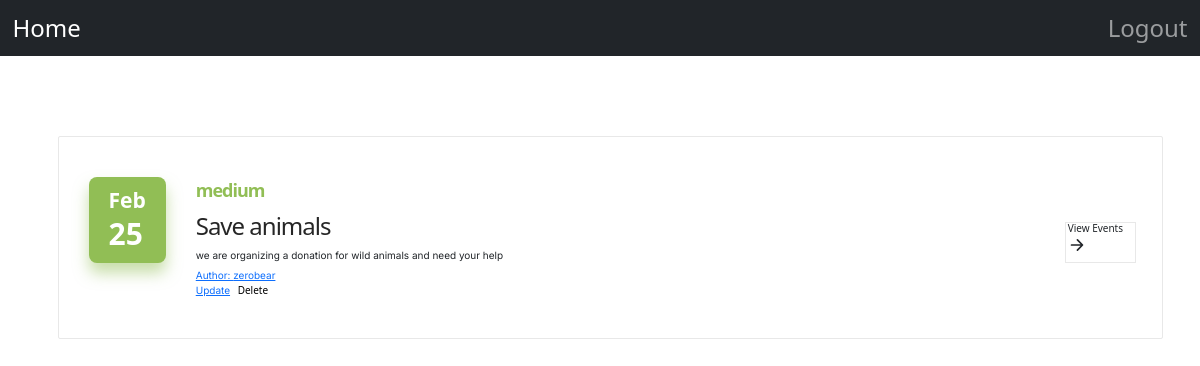
Page /events/4 (signed in) on the committed database.
### donationproject/models.py (models this page shows, shortened)
class event(db.Model):
    id = db.Column(db.Integer, primary_key=True)
    title = db.Column(db.String(50), unique=False, nullable=False)
    author = db.Column(db.String(50), nullable=False)
    description = db.Column(db.Text, nullable=False)
    organization = db.Column(db.String(100), nullable=False)
    creation_date = db.Column(db.DateTime, default=datetime.utcnow)
    user_id = db.Column(db.Integer, db.ForeignKey('user.id'), nullable=False)

### donationproject/routes.py (the view)
@app.route("/events/<int:event_id>", methods=['POST', 'GET'])
@login_required
def event_page(event_id):
    page = request.args.get('page', 1, type=int)
    event_data = event.query.get_or_404(event_id)
    events = event.query.paginate(page=page, per_page=3)  # Assuming 5 events per page
    return render_template("event.html", event=event_data, events=events)

### donationproject/models.py (called while the page is built)
@login_manager.user_loader
def load_user(user_id):
    return user.query.get(int(user_id))

### donationproject/templates/event.html (shortened to what this page needs)
<!DOCTYPE html>
<html lang="en">
<head>
    <link rel="stylesheet" href="{{url_for('static',filename='eventpage.css')}}">
    <link href="https://cdnjs.cloudflare.com/ajax/libs/twitter-bootstrap/5.3.0/css/bootstrap.min.css" rel="stylesheet">
</head>
<body>
    <nav class="navbar navbar-expand-lg navbar-dark bg-dark">
        <div class="container-fluid">
            <div class="collapse navbar-collapse" id="navbarNav">
                <ul class="navbar-nav me-auto">
                    <li class="nav-item">
                        <a class="nav-link active" aria-current="page" href="{{url_for('home')}}">Home</a>
                    </li>
                </ul>
                <ul class="navbar-nav">
                    <li class="nav-item">
                        <a class="nav-link" href="{{url_for('logout')}}">Logout</a>
                    </li>
                </ul>
            </div>
        </div>
    </nav>
    <section class="section event" id="event">
        <div class="container">
            <ul class="event-list">
                <li>
                    <div class="event-card">
                        <time class="card-time" datetime="{{ event.creation_date.strftime('%m-%d') }}">
                            <span class="month">{{ event.creation_date.strftime('%b') }}</span>
                            <span class="date">{{ event.creation_date.strftime('%d') }}</span>
                        </time>
                        <div class="wrapper">
                            <div class="card-content">
                                <p class="card-subtitle">{{ event.organization }}</p>
                                <h3 class="card-title">{{ event.title }}</h3>
                                <p class="card-text">{{ event.description }}</p>
                                <a href="{{ url_for('user_events', username=event.author) }}">
                                    <p class="card-text">Author: {{ event.author }}</p>
                                </a>
                                {% if current_user.username == event.author %}
                                <div class="row">
                                    <div class="col">
                                        <a class="card-text d-inline me-2" href="{{url_for('update_event',event_id=event.id)}}">Update</a>
                                        <button type="button" class="btn-white d-inline" data-bs-toggle="modal" data-bs-target="#DeleteModal">Delete</button>
                                    </div>
                                </div>
                                {% endif %}
                            </div>
                            <button class="btn btn-white">
                                <span>View Events</span>
                                <ion-icon name="arrow-forward" aria-hidden="true" role="img" class="md hydrated"></ion-icon>
                            </button>
                        </div>
                    </div>
                </li>
            </ul>
        </div>
    </section>
</body>
</html>

### donationproject/templates/event.html (style rules this page uses)
.navbar-brand, .nav-link { font-size: 24px; }

### rows in the picture
event: creation_date "Feb", creation_date "25", organization "medium", title "Save animals", description "we are organizing a donation for wild animals and need your help", author "zerobear"
